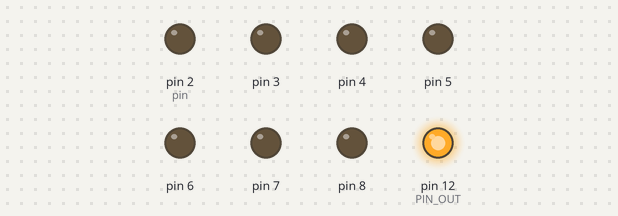
The sketch below on a simulated Arduino Uno, built with avr-gcc and run on an emulated ATmega328P. Parts: output pins drawn as LEDs (lit = HIGH).

Above: at 0.3 s.
At 16.5 s:
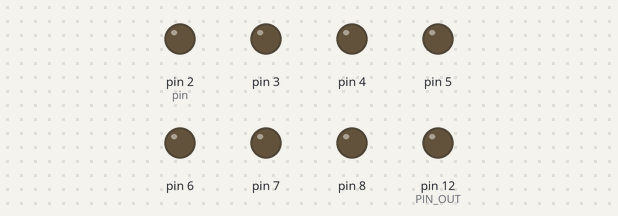
Timing chart, 0 to 22.8 s (numbered marks = the images above):
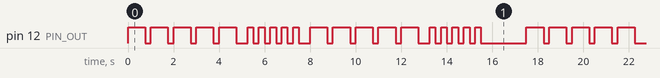

The sketch:

arduinoMorseCode.ino
```cpp
//Define the LED Pin
#define PIN_OUT        12
//Define unit length in ms
#define UNIT_LENGTH    250

int numArray[10][7] = {
  { 1,1,1,1,1,0,1 },    // 0
  { 0,0,0,0,1,0,1 },    // 1
  { 1,0,1,1,0,1,1 },    // 2
  { 1,0,0,1,1,1,1 },    // 3
  { 0,1,0,0,1,1,1 },    // 4
  { 1,1,0,1,1,1,0 },    // 5
  { 1,1,1,1,1,1,0 },    // 6
  { 1,0,0,0,1,0,1 },    // 7
  { 1,1,1,1,1,1,1 },    // 8
  { 1,1,0,1,1,1,1 }		// 9
};

//Build a struct with the morse code mapping
static const struct {const char letter, *code;} MorseMap[] =
{
	{ ' ', "     " }, //Gap between word, seven units
	{ '1', ".----" },
	{ '2', "..---" },
	{ '3', "...--" },
	{ '4', "....-" },
	{ '5', "....." },
	{ '6', "-...." },
	{ '7', "--..." },
	{ '8', "---.." },
	{ '9', "----." },
	{ '0', "-----" },
};

void setup()
{
  pinMode( PIN_OUT, OUTPUT );
  pinMode( 2, OUTPUT );
  pinMode( 3, OUTPUT );
  pinMode( 4, OUTPUT );
  pinMode( 5, OUTPUT );
  pinMode( 6, OUTPUT );
  pinMode( 7, OUTPUT );
  pinMode( 8, OUTPUT );
  digitalWrite( PIN_OUT, LOW );
}

void loop()
{
  String morseWord = encode( "0505 " );

  for(int i=0; i<=morseWord.length(); i++)
  {
    switch( morseWord[i] )
    {
      case '.': //dit
        digitalWrite( PIN_OUT, HIGH );
        delay( UNIT_LENGTH );
        digitalWrite( PIN_OUT, LOW );
        delay( UNIT_LENGTH );

        break;

      case '-': //dah
        digitalWrite( PIN_OUT, HIGH );
        delay( UNIT_LENGTH*3 );
        digitalWrite( PIN_OUT, LOW );
        delay( UNIT_LENGTH );

        break;

      case ' ': //gap
        delay( UNIT_LENGTH );
    }
  }

  //int readNumbers = decode(morse);
  //numWrite(readNumbers);

}

String encode(const char *string)
{
  size_t i, j;
  String morseWord = "";

  for( i = 0; string[i]; ++i )
  {
    for( j = 0; j < sizeof MorseMap / sizeof *MorseMap; ++j )
    {
      if( toupper(string[i]) == MorseMap[j].letter )
      {
        morseWord += MorseMap[j].code;
        break;
      }
    }
    morseWord += " "; //Add tailing space to seperate the chars
  }

  return morseWord;
}

String decode(String morse)
{
  String msg = "";

  int lastPos = 0;
  int pos = morse.indexOf(' ');
  while( lastPos <= morse.lastIndexOf(' ') )
  {
    for( int i = 0; i < sizeof MorseMap / sizeof *MorseMap; ++i )
    {
      if( morse.substring(lastPos, pos) == MorseMap[i].code )
      {
        msg += MorseMap[i].letter;
      }
    }

    lastPos = pos+1;
    pos = morse.indexOf(' ', lastPos);

    // Handle white-spaces between words (7 spaces)
    while( morse[lastPos] == ' ' && morse[pos+1] == ' ' )
    {
      pos ++;
    }
  }

  return msg;
}

void numWrite(int number)
{
  int pin= 2;
  for (int j=0; j < 7; j++)
  {
   digitalWrite(pin, numArray[number][j]);
   pin++;
  }
}
```

Measured:
- by itself, pin 12 (PIN_OUT): moves between LOW and HIGH, repeating every 17.5 s
- by itself, everything shown: repeats every 17.5 s, in 40 steps
